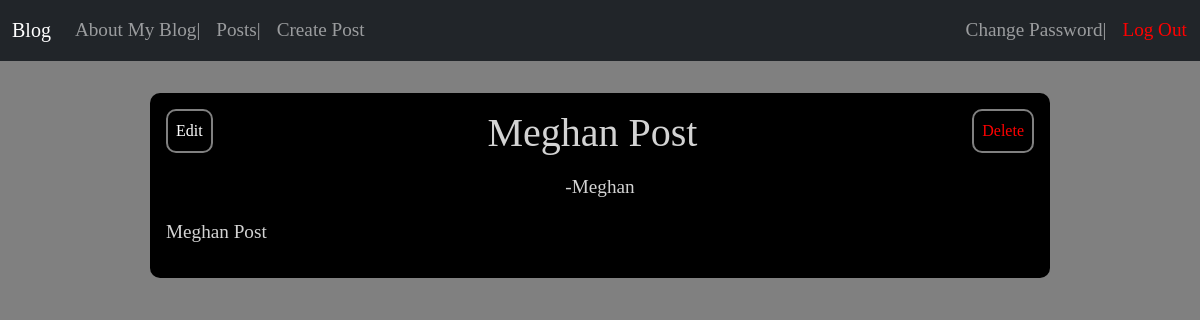
The page /posts/7/ (signed in) on the database its author committed.
### blog/models.py (models this page shows, shortened)
class Post(models.Model):
    title=models.CharField(max_length=200)
    body=models.TextField()
    author=models.ForeignKey(
        'auth.User',
        on_delete=models.CASCADE
    )

### blog/views.py (the view)
# urls.py: path('posts/<int:pk>/', PostDetailView.as_view(),name='post_detail'),
class PostDetailView(LoginRequiredMixin, DetailView):
    model= Post
    template_name ="post_detail.html"

### templates/post_detail.html (shortened to what this page needs)
{% extends 'base.html' %}
{% block content %}
<div class="post-detail">
    <div class="post-detail-buttons">
        {% if post.author == user %}
            <a href="{% url 'post_edit' post.id %}" class="card-link">Edit</a>
        {% endif %}
        <h1>{{post.title}}</h1>
        {% if post.author == user %}
            <a href="{% url 'post_delete' post.id %}" class="card-link" style="color: red;">Delete</a>
        {% endif %}
    </div>
    <p class="author">-{{post.author}}</p>
    <p>{{post.body}}</p>
</div>
{% endblock content %}

### static/css/base.css (style rules this page uses)
body { font-family: 'EB Garamond', serif; font-size: 1.2rem; background-color: grey; }
.page-content h1 { text-align: center; width: 100vw; }
a { text-decoration: none; }
.card-link { text-decoration: none; font-size: 1rem; color: white; border: 2px solid grey; border-radius: 10px; padding: .5rem; height: fit-content; }
.post-detail { display: flex; flex-direction: column; padding: 1rem; background-color: black; color: lightgrey; border-radius: 10px; width: 75vw; margin-left: auto; margin-right: auto; margin-top: 2rem; }
.post-detail h1 { width: fit-content; margin-left: auto; margin-right: auto; margin-bottom: 1rem; }
.post-detail .author { text-align: center; }
.post-detail-buttons { display: flex; justify-content: space-between; }

### rows shown on the page
Post: title "Meghan Post", author "Meghan", body "Meghan Post"
